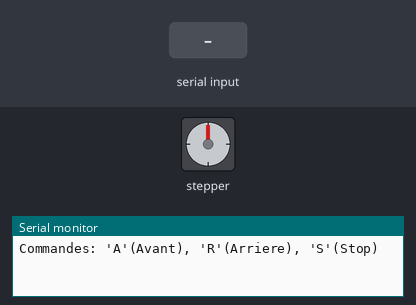
A sketch run on a simulated Arduino Uno, built with avr-gcc and run on an emulated ATmega328P. On the bench: stepper motor, the last lines printed to the serial monitor. The inputs (shaded band) are chosen by the test bench. Stepper angles assume 200 steps per turn.

Above: at 1.2 s.
1.3 s: "A" received over Serial
At 3.5 s:
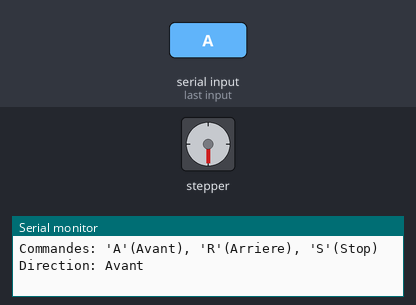
3.8 s: "R" received over Serial
At 3.95 s:
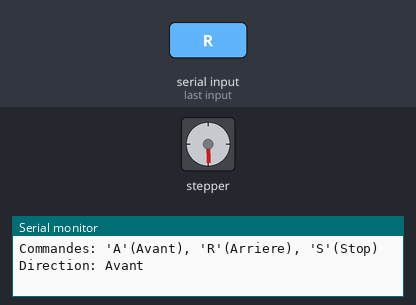
7.7 s: "R" received over Serial
At 7.85 s:
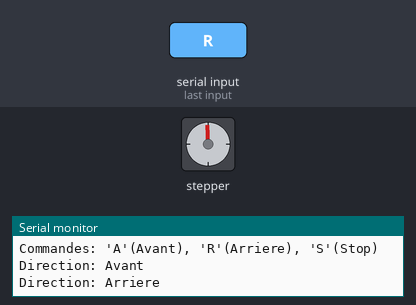
10.1 s: "A" received over Serial
At 10.55 s:
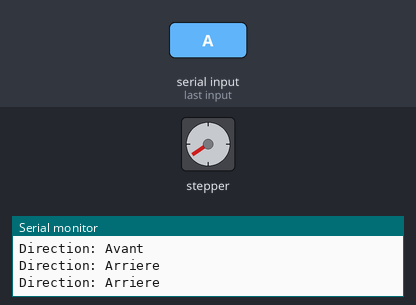
Timing chart, 0 to 13.1 s (numbered marks = the images above; inputs shaded):
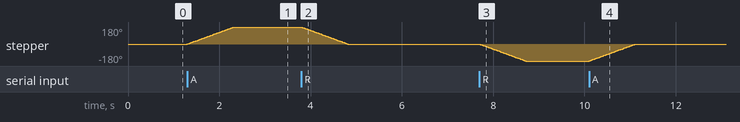

The sketch:

Question_3_b.ino
```cpp
#include <AFMotor.h>
// Inclusion de la bibliothèque Adafruit Motor Shield
// Elle permet de contrôler facilement des moteurs (DC, pas à pas, servo) via le shield

AF_Stepper moteurPas(200, 2);
// Déclaration d’un moteur pas à pas : 200 pas par tour, connecté au port M3-M4 (port n°2 sur le shield)

void setup() {
  Serial.begin(9600);
  // Démarrage de la communication série à 9600 bauds pour dialoguer avec le moniteur série

  moteurPas.setSpeed(30);
  // Réglage de la vitesse du moteur en tours par minute (RPM)

  Serial.println("Commandes: 'A'(Avant), 'R'(Arriere), 'S'(Stop)");
  // Message d’instructions affiché dans le moniteur série
}

void loop() {
  // Boucle principale qui tourne indéfiniment

  if (Serial.available() > 0) {
    // Vérifie si une commande a été envoyée depuis le moniteur série

    char cmd = Serial.read();
    // Lit le caractère reçu ('A', 'R' ou 'S')

    if (cmd == 'A') {
      // Si la commande est 'A', le moteur tourne vers l’avant
      moteurPas.step(100, FORWARD, SINGLE);
      // Fait tourner le moteur de 100 pas en avant, en mode "SINGLE" (une bobine activée à la fois)
      Serial.println("Direction: Avant");
    }
    else if (cmd == 'R') {
      // Si la commande est 'R', le moteur tourne vers l’arrière
      moteurPas.step(100, BACKWARD, SINGLE);
      // Fait tourner le moteur de 100 pas en arrière
      Serial.println("Direction: Arriere");
    }
    else if (cmd == 'S') {
      // Si la commande est 'S', le moteur est libéré (plus de courant dans les bobines)
      moteurPas.release();
      Serial.println("Moteur arrete");
    }
  }
}
```

Measured:
- after the input at 1.3 s, stepper: turns 180° clockwise in 1.0 s, starting at once
- after the input at 3.8 s, stepper: turns 180° counter-clockwise in 1.0 s, starting at once
- after the input at 7.7 s, stepper: turns 180° counter-clockwise in 1.0 s, starting at once
- after the input at 10.1 s, stepper: turns 180° clockwise in 1.0 s, starting at once
